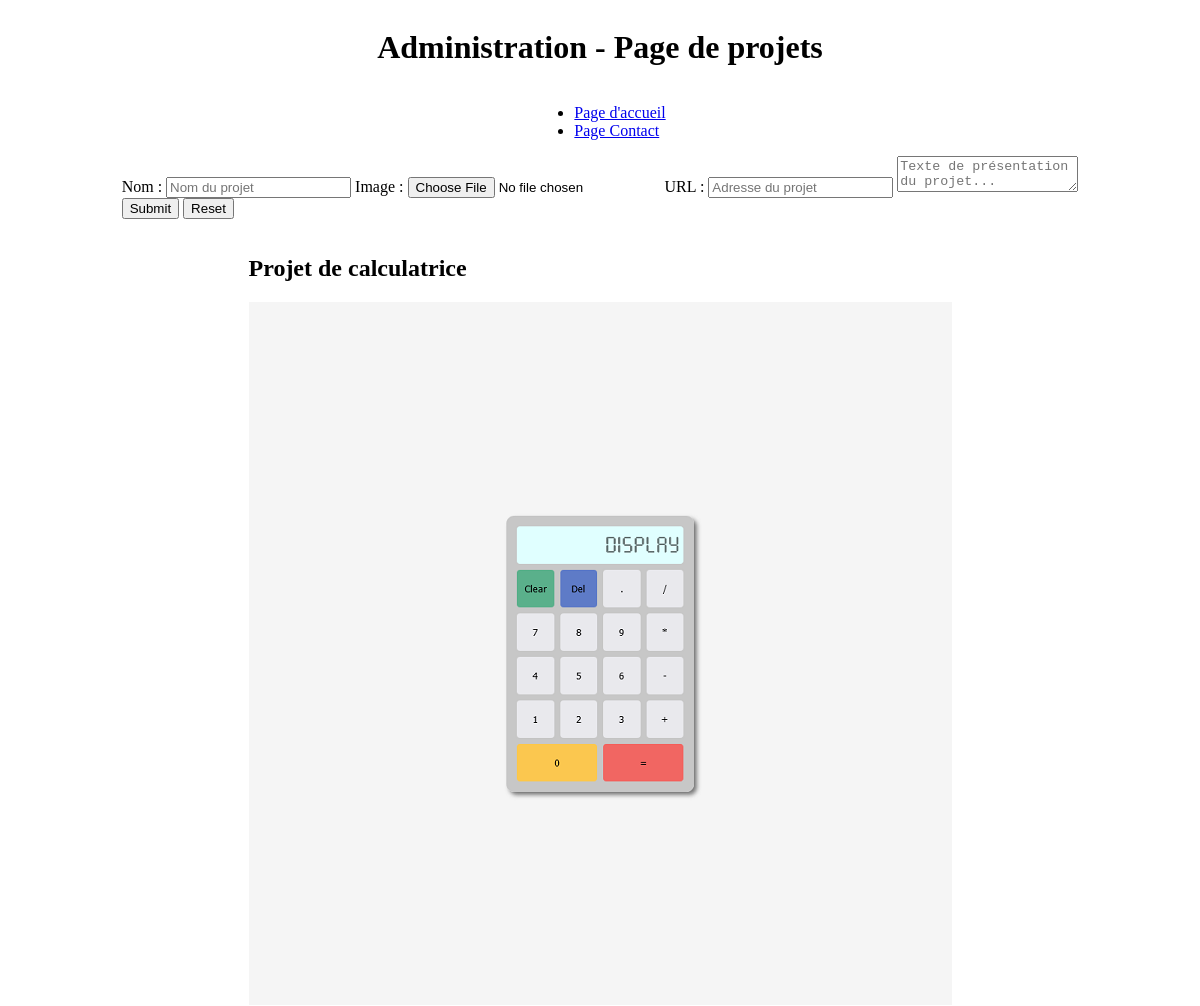
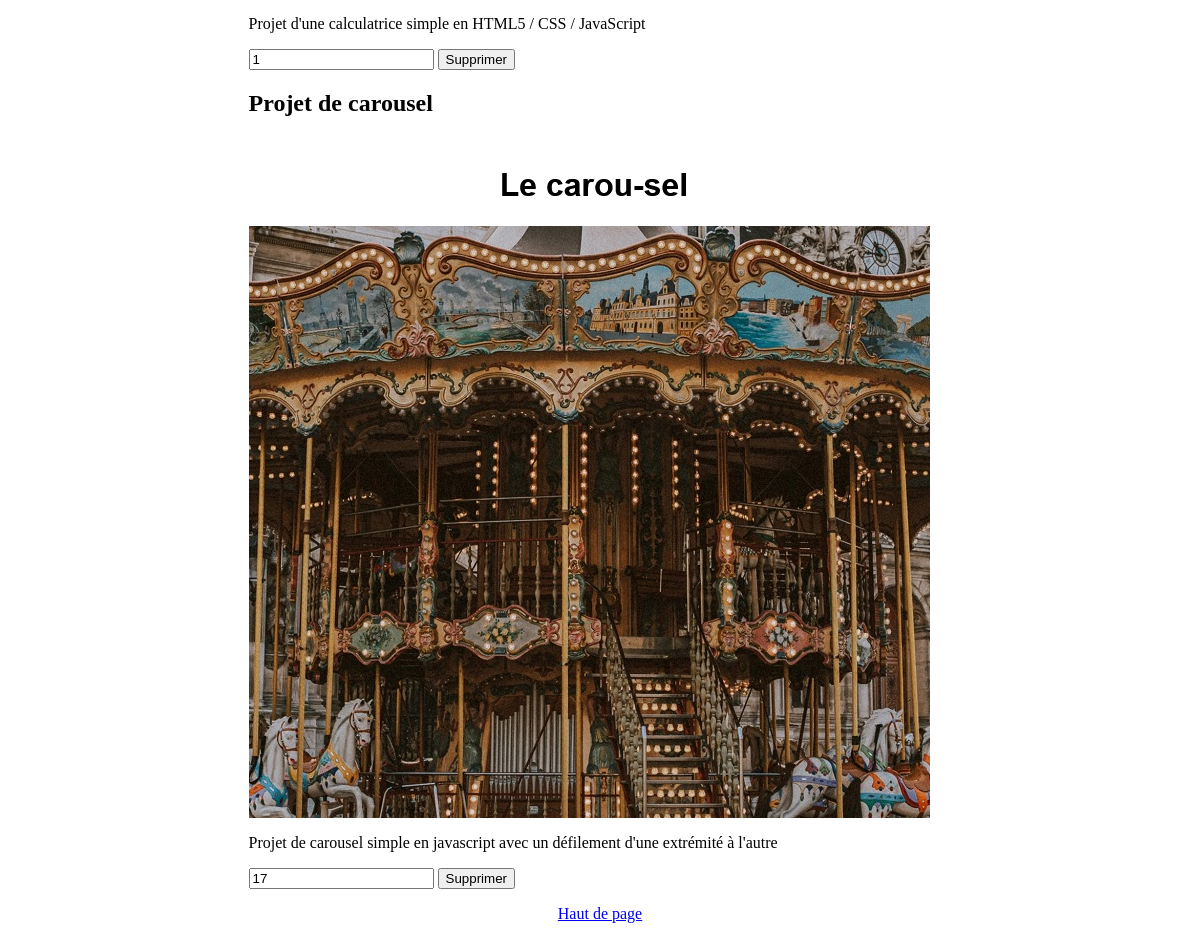
Page /administration/projetsAdmin.php on the committed database (2 pictures, top to bottom).
### tables this page shows
CREATE TABLE `projets` (
  `id_projet` int(11) NOT NULL,
  `name_projet` varchar(80) NOT NULL,
  `img_projet` varchar(80) NOT NULL,
  `descr_projet` text NOT NULL,
  `link_projet` varchar(200) NOT NULL
);

### administration/projetsAdmin.php (the view, shortened to what this page needs)
<?php
include '../includes/dbconnect.php';
$showProjetsSQL = "SELECT * FROM `projets` ";
$readProjetsSQL =  mysqli_query($connexion, $showProjetsSQL);
$readProjetsCheck = mysqli_num_rows($readProjetsSQL);
?>
<!DOCTYPE html>
<html lang="fr">
<head>
      <link rel="stylesheet" href="../styles/styleAdmin.css">
</head>
<body id="haut">
      <h1>Administration - Page de projets</h1>
      <nav>
            <ul>
                  <li><a href="indexAdmin.php">Page d'accueil</a></li>
                  <li><a href="contactAdmin.php">Page Contact</a></li>
            </ul>
      </nav>
      <div class="formProjet">
            <form action="../includes/formCreateP.php" method="POST">
                  <div>
                        <label for="name">Nom : <input type="text" id="name" name="name" placeholder="Nom du projet"></label>
                        <label for="image">Image : <input type="file" name="image" id="image" placeholder="Lien de l'image"></label>
                        <label for="url">URL : <input type="url" name="url" id="url" placeholder="Adresse du projet"></label>
                        <textarea id="description" placeholder="Texte de présentation du projet..." name="description"></textarea>
                  </div>
                  <div>
                        <input type="submit">
                        <input type="reset">
                  </div>
            </form>
      </div>
      <div class="showProjet">
            <?php
            if ($readProjetsCheck > 0) {
                  $projets = mysqli_fetch_all($readProjetsSQL, MYSQLI_ASSOC);
                  foreach ($projets as $projet) {
                        echo
                              '<h2>' . $projet['name_projet'] . '</h2>
                              <a href="' . $projet['link_projet'] . '"><img src="../' . $projet['img_projet'] . '" alt="" style="imgProjet"></a>
                              <p class="description">' . $projet['descr_projet'] . '</p>
                              <form action="../includes/formDeleteP.php" method="post" onsubmit="return confirm(`Do you really want to submit the form?`);">
                                    <input type="text" name="id_projet" value="' . $projet['id_projet'] . '">
                                    <input type="submit" value="Supprimer">
                              </form>';
                  }
            } else {
                  echo "Erreur : " . mysqli_error($connexion);
            }
            ?>
      </div>
      <a href="#haut">Haut de page</a>
</body>
</html>

### styles/styleAdmin.css (style rules this page uses)
*, *::before, *::after { box-sizing: border-box; }
html { margin: 0; }
body { display : flex; justify-content: center; align-items: center; flex-direction : column; }

### rows in the picture
projets: name_projet "Projet de calculatrice", img_projet (picture), descr_projet "Projet d'une calculatrice simple en HTML5 / CSS / JavaScript", id_projet "1"
projets: name_projet "Projet de carousel", img_projet (picture), descr_projet "Projet de carousel simple en javascript avec un défilement d'une extrémité à l'autre", id_projet "17"
